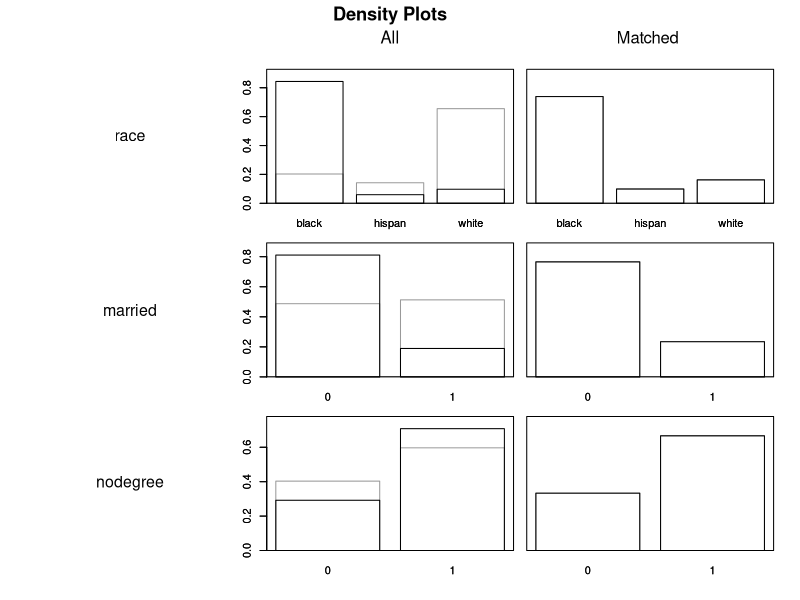

R code for this plot: (Note: this script raises an error after producing the figure.)
## ---- chunk 1
knitr::opts_chunk$set(echo = TRUE)
library("tidyverse")
library("MatchIt")
library("marginaleffects")
data("lalonde") # this step loads the data
## ---- chunk 2
exact_low <- matchit(treat ~ race + married + nodegree,
                 data = lalonde,
                 method = "nearest",
                 exact = ~ race + married + nodegree,
                 estimand = "ATT")
# Note: There are multiple correct ways to extract the numbers below
summary(exact_low)$nn


## ---- chunk 3
summary(exact_low, interactions = F, un = F)$sum.matched
plot(exact_low, type = "density", interactive = F)
## ---- chunk 4
fit <- lm(re78 ~ treat + race + married + nodegree,
          data = match.data(exact_low),
          w = weights)

coef(fit)

fit_int <- lm(re78 ~ treat*(race + married + nodegree),
          data = match.data(exact_low),
          w = weights)


# compare means of groups
mean(potential_outcomes_under_treatment) - mean(potential_outcomes_under_control)


## parametric g-formula by hand from last week

## Get Actually treated individuals and set treatment to 0
d_all_control <- match.data(exact_low) %>%
  subset(treat == 1) %>% mutate(treat =0)

## Get Actually treated individuals
d_all_treat <- match.data(exact_low) %>%
  subset(treat == 1)

potential_outcomes_under_control <- predict(object = fit, newdata = d_all_control)
potential_outcomes_under_treatment <- predict(object = fit, newdata = d_all_treat)




# Take the average outcome for each group
match.data(exact_low) %>% group_by(treat) %>% summarise(mean = mean(re78)) 


## parametric g-formula using marginal effects
avg_comparisons(fit,
                variables = "treat",
                vcov = ~subclass,
                newdata = subset(treat == 1))





potential_outcomes_under_control <- predict(object = fit_int, newdata = d_all_control)
potential_outcomes_under_treatment <- predict(object = fit_int, newdata = d_all_treat)



## parametric g-formula using marginal effects
avg_comparisons(fit_int,
                variables = "treat",
                vcov = ~subclass,
                newdata = subset(treat == 1))


## ---- chunk 5


## ---- chunk 6
# Your code goes here
## ---- chunk 7
# your code goes here
## ---- chunk 8
# your code goes here
## ---- chunk 9
# use help to see what the various distances are
?matchit

# Your code goes here

non_exact_high <- matchit(treat ~ race + married + nodegree + re74,
                 data = lalonde,
                 method = "nearest",
                 estimand = "ATT", 
                 distance = ...)
## ---- chunk 10


# Your code goes here
